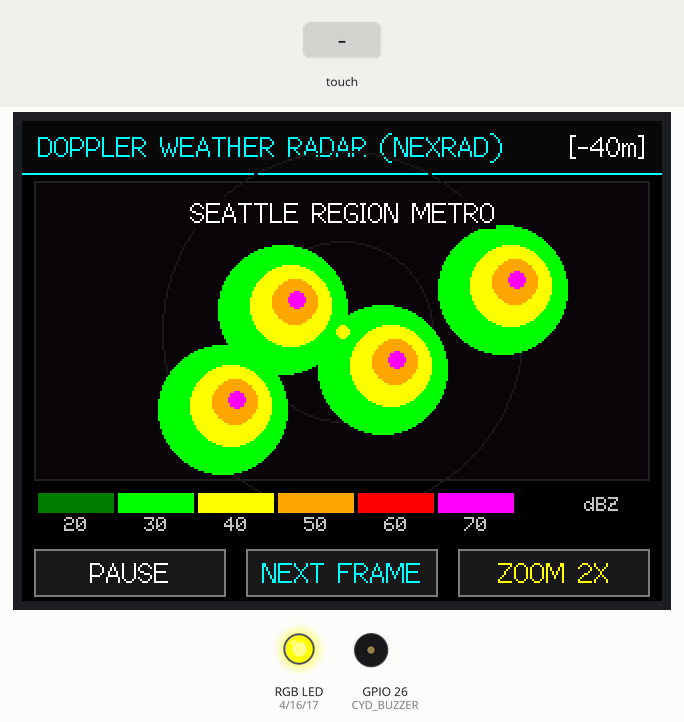
Bench run of a sketch on a simulated ESP32. On the bench: 320×240 colour display, an RGB LED mixed from three pins (HIGH = lit), buzzer (waves = sounding). Inputs (shaded band) come from the test bench.

Above: at 1.9 s.
2.0 s: touch panel pressed at 13 % / 90 % of its raw x / y range
At 3.2 s:
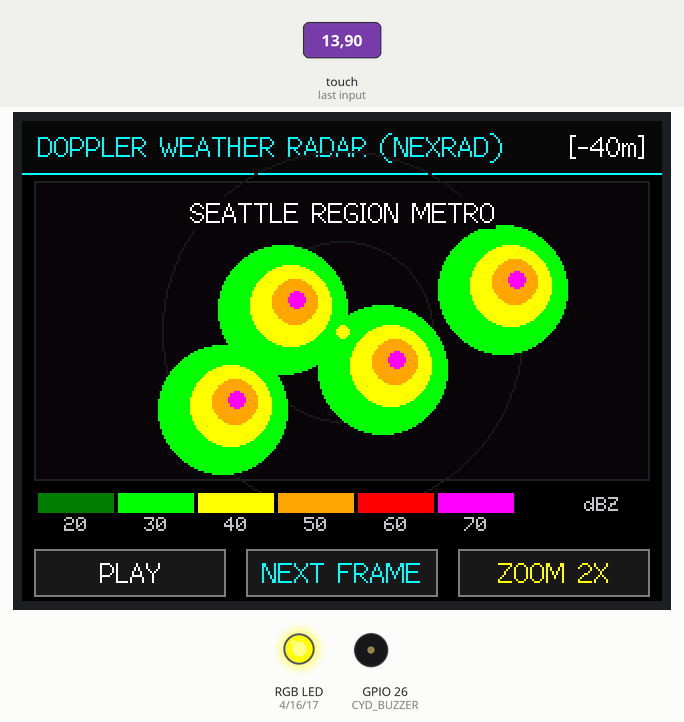
3.5 s: touch panel pressed at 13 % / 90 % of its raw x / y range
At 6.46 s:
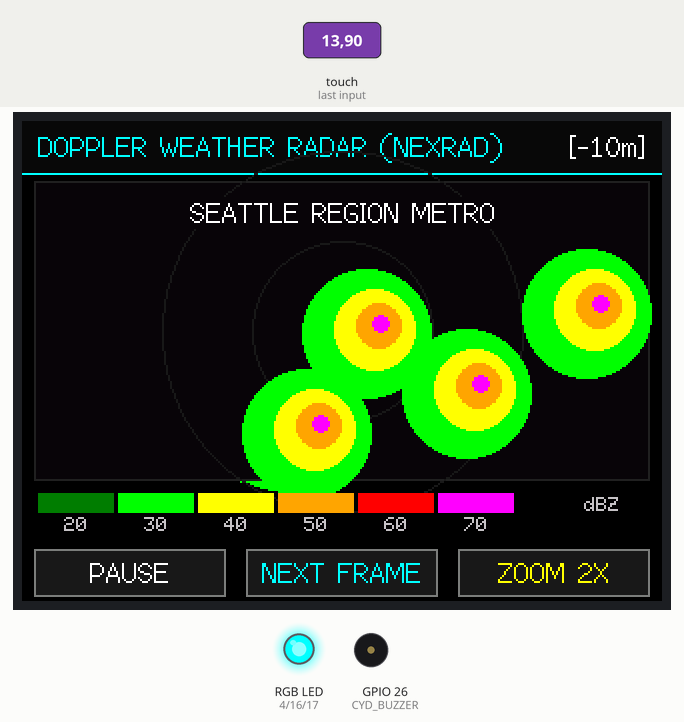
6.5 s: touch panel pressed at 38 % / 90 % of its raw x / y range
At 8.1 s:
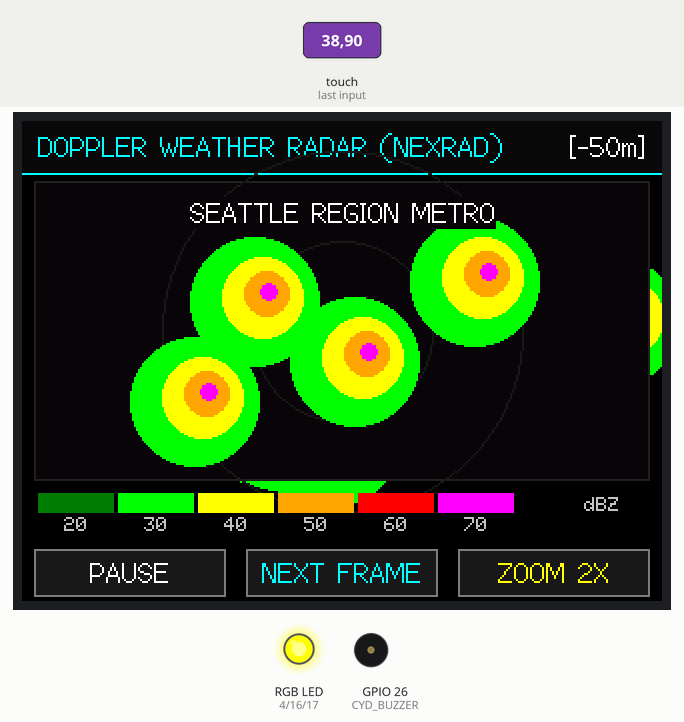
9.5 s: touch panel pressed at 62 % / 90 % of its raw x / y range
At 11.8 s:
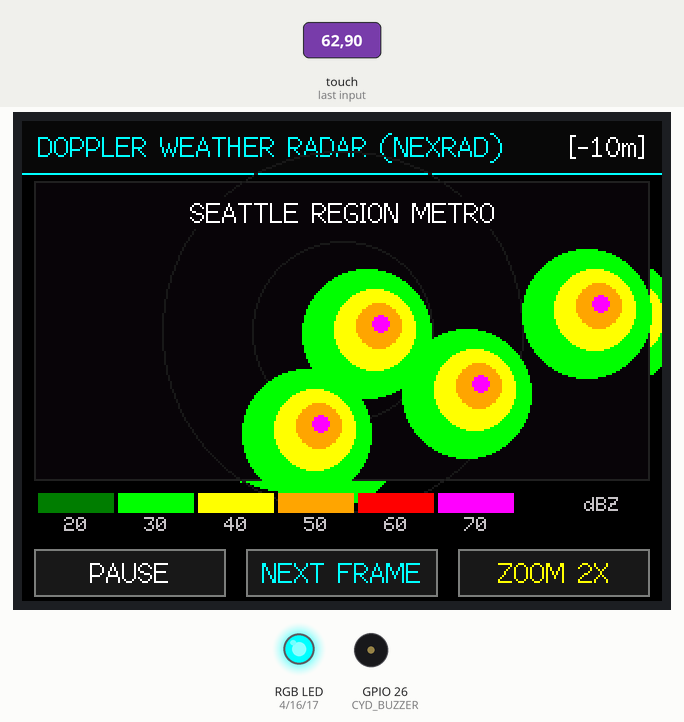
Timing chart, 0 to 12.1 s (numbered marks = the images above; inputs shaded):
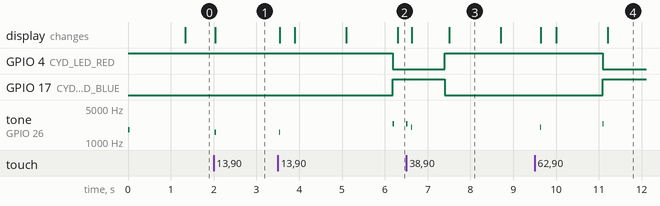

Measured:
- after the input at 2.0 s, tone on GPIO 26 (CYD_BUZZER): silent → 1600 Hz at once, → silent 0.03 s later; the display: changes at once (image 1)
- after the input at 3.5 s, GPIO 4 (CYD_LED_RED): HIGH → LOW after 2.7 s; GPIO 17 (CYD_LED_BLUE): LOW → HIGH after 2.7 s; tone on GPIO 26 (CYD_BUZZER): silent → 1600 Hz at once, → silent 0.03 s later, → 2400 Hz 2.6 s later, → silent 0.03 s later; the display: first changes at once (image 2 shows a later state)
- after the input at 6.5 s, GPIO 4 (CYD_LED_RED): LOW → HIGH after 0.90 s instead of 2.1 s; GPIO 17 (CYD_LED_BLUE): HIGH → LOW after 0.90 s instead of 2.1 s
- after the input at 9.5 s, GPIO 4 (CYD_LED_RED): HIGH → LOW after 1.6 s; GPIO 17 (CYD_LED_BLUE): LOW → HIGH after 1.6 s; tone on GPIO 26 (CYD_BUZZER): silent → 2000 Hz after 0.13 s, → silent 0.03 s later, → 2400 Hz 1.4 s later, → silent 0.03 s later
- what the display in image 3 shows lasts 1.2 s, from 7.5 s to 8.7 s

The sketch:

24-weather-radar-doppler-map.ino
```cpp
// (licence header left out)
#include <Arduino.h>
#include <SPI.h>
#include <WiFi.h>
#include <TFT_eSPI.h>
#include <XPT2046_Touchscreen.h>

// Touch Pins
#define XPT2046_IRQ 36
#define XPT2046_MOSI 32
#define XPT2046_MISO 39
#define XPT2046_CLK 25
#define XPT2046_CS 33

// Onboard Peripherals
#define CYD_LED_RED 4
#define CYD_LED_GREEN 16
#define CYD_LED_BLUE 17
#define CYD_BUZZER 26
#define CYD_LDR 34

SPIClass touchSPI = SPIClass(VSPI);
XPT2046_Touchscreen ts(XPT2046_CS, XPT2046_IRQ);
TFT_eSPI tft = TFT_eSPI();

// Radar Animation State (6 historical Doppler frames)
#define RADAR_FRAMES 6
int currentFrame = 0;
bool isPlaying = true;
const char* frameTimes[RADAR_FRAMES] = { "-50m", "-40m", "-30m", "-20m", "-10m", "NOW" };

// Map center
const char* locationName = "SEATTLE REGION METRO";
float currentPrecipMmH = 12.4; // mm/h precipitation

void beep(int freq, int durationMs) {
  tone(CYD_BUZZER, freq, durationMs);
}

void setRGB(bool r, bool g, bool b) {
  digitalWrite(CYD_LED_RED, r ? LOW : HIGH);
  digitalWrite(CYD_LED_GREEN, g ? LOW : HIGH);
  digitalWrite(CYD_LED_BLUE, b ? LOW : HIGH);
}

uint16_t getRadarIntensityColor(float dbz) {
  if (dbz < 15.0f) return 0x0000;          // No echo
  if (dbz < 25.0f) return 0x03E0;          // Light rain (Cyan/Green)
  if (dbz < 35.0f) return TFT_GREEN;       // Moderate
  if (dbz < 45.0f) return TFT_YELLOW;      // Heavy
  if (dbz < 55.0f) return 0xFD20;          // Very Heavy (Orange)
  if (dbz < 65.0f) return TFT_RED;           // Severe storm
  return TFT_MAGENTA;                      // Hail
}

void drawHeader() {
  tft.fillRect(0, 0, 320, 26, 0x0841);
  tft.drawFastHLine(0, 26, 320, TFT_CYAN);

  tft.setTextColor(TFT_CYAN, 0x0841);
  tft.setTextDatum(ML_DATUM);
  tft.drawString("DOPPLER WEATHER RADAR (NEXRAD)", 8, 13, 2);

  tft.setTextDatum(MR_DATUM);
  tft.setTextColor(TFT_WHITE, 0x0841);
  char buf[32];
  snprintf(buf, sizeof(buf), "[%s]", frameTimes[currentFrame]);
  tft.drawString(buf, 312, 13, 2);
}

void drawRadarMap() {
  // Map canvas area: X=0..320, Y=28..180
  int mapX = 6;
  int mapY = 30;
  int mapW = 308;
  int mapH = 150;

  tft.fillRect(mapX, mapY, mapW, mapH, 0x0821);
  tft.drawRect(mapX, mapY, mapW, mapH, 0x2104);

  // Coastline & County Boundaries Simulation
  tft.drawCircle(mapX + 154, mapY + 75, 45, 0x18C3);
  tft.drawCircle(mapX + 154, mapY + 75, 90, 0x18C3);
  tft.drawFastHLine(mapX + 154 - 10, mapY + 75, 20, TFT_WHITE);
  tft.drawFastVLine(mapX + 154, mapY + 75 - 10, 20, TFT_WHITE);

  // Moving Doppler rain storm cells
  float stormShiftX = (float)currentFrame * 14.0f;
  float stormShiftY = (float)currentFrame * 4.0f;

  // Render rain clusters
  int cells[4][2] = {
    { 110, 60 },
    { 160, 90 },
    { 220, 50 },
    { 80, 110 }
  };

  for (int i = 0; i < 4; i++) {
    int cx = mapX + cells[i][0] + (int)stormShiftX;
    int cy = mapY + cells[i][1] + (int)stormShiftY;

    // Outer green halo (Light)
    tft.fillCircle(cx, cy, 32, getRadarIntensityColor(28.0f));
    // Mid yellow core (Moderate)
    tft.fillCircle(cx + 4, cy - 2, 20, getRadarIntensityColor(42.0f));
    // Red severe core
    tft.fillCircle(cx + 6, cy - 4, 11, getRadarIntensityColor(52.0f));
    // Hail core
    tft.fillCircle(cx + 7, cy - 5, 4, getRadarIntensityColor(68.0f));
  }

  // Station Marker
  tft.fillCircle(mapX + 154, mapY + 75, 3, TFT_YELLOW);
  tft.setTextColor(TFT_WHITE, 0x0821);
  tft.setTextDatum(MC_DATUM);
  tft.drawString(locationName, mapX + 154, mapY + 16, 2);

  // dBZ Color Legend Bar (Y=184..196)
  int legX = 8;
  int legY = 186;
  int legW = 38;
  int legH = 10;
  uint16_t cols[] = { 0x03E0, TFT_GREEN, TFT_YELLOW, 0xFD20, TFT_RED, TFT_MAGENTA };
  const char* labels[] = { "20", "30", "40", "50", "60", "70" };

  for (int i = 0; i < 6; i++) {
    tft.fillRect(legX + i * (legW + 2), legY, legW, legH, cols[i]);
    tft.setTextColor(TFT_SILVER, TFT_BLACK);
    tft.setTextDatum(TC_DATUM);
    tft.drawString(labels[i], legX + i * (legW + 2) + legW / 2, legY + 12, 1);
  }
  tft.drawString("dBZ", 290, legY + 2, 1);
}

void drawBottomBar() {
  tft.fillRect(6, 214, 96, 24, 0x18C3);
  tft.drawRect(6, 214, 96, 24, TFT_DARKGREY);
  tft.setTextColor(TFT_WHITE, 0x18C3);
  tft.setTextDatum(MC_DATUM);
  tft.drawString(isPlaying ? "PAUSE" : "PLAY", 54, 226, 2);

  tft.fillRect(112, 214, 96, 24, 0x18C3);
  tft.drawRect(112, 214, 96, 24, TFT_DARKGREY);
  tft.setTextColor(TFT_CYAN, 0x18C3);
  tft.drawString("NEXT FRAME", 160, 226, 2);

  tft.fillRect(218, 214, 96, 24, 0x18C3);
  tft.drawRect(218, 214, 96, 24, TFT_DARKGREY);
  tft.setTextColor(TFT_YELLOW, 0x18C3);
  tft.drawString("ZOOM 2X", 266, 226, 2);
}

void advanceRadarFrame() {
  currentFrame = (currentFrame + 1) % RADAR_FRAMES;

  // Storm intensity warning LED on severe core (Frame 4 & 5)
  if (currentFrame >= 4) {
    setRGB(true, false, false); // Storm warning Red
    beep(2400, 25);
  } else {
    setRGB(false, false, true); // Rain Blue
  }

  drawHeader();
  drawRadarMap();
  drawBottomBar();
}

void setup() {
  Serial.begin(115200);

  pinMode(CYD_LED_RED, OUTPUT);
  pinMode(CYD_LED_GREEN, OUTPUT);
  pinMode(CYD_LED_BLUE, OUTPUT);
  setRGB(false, false, true);

  pinMode(CYD_BUZZER, OUTPUT);
  beep(1800, 40);

  touchSPI.begin(XPT2046_CLK, XPT2046_MISO, XPT2046_MOSI, XPT2046_CS);
  ts.begin(touchSPI);
  ts.setRotation(1);

  tft.init();
  tft.setRotation(1);
  tft.fillScreen(TFT_BLACK);

  drawHeader();
  drawRadarMap();
  drawBottomBar();
}

void loop() {
  static uint32_t lastFrameTick = 0;
  if (isPlaying && (millis() - lastFrameTick > 1200)) {
    lastFrameTick = millis();
    advanceRadarFrame();
  }

  if (ts.touched()) {
    TS_Point p = ts.getPoint();
    int touchX = map(p.x, 200, 3700, 0, 320);
    int touchY = map(p.y, 240, 3800, 0, 240);

    if (touchY > 210) {
      if (touchX < 108) {
        isPlaying = !isPlaying;
        beep(1600, 30);
      } else if (touchX >= 112 && touchX < 212) {
        advanceRadarFrame();
        beep(2000, 25);
      } else {
        beep(2400, 40);
      }
      drawBottomBar();
      delay(200);
    }
  }

  delay(40);
}
```
